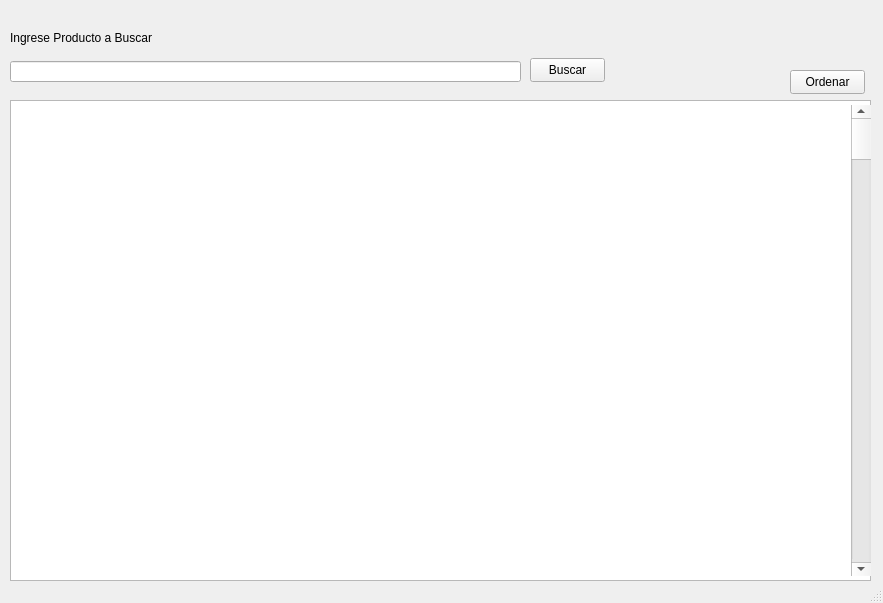
<?xml version="1.0" encoding="UTF-8"?>
<ui version="4.0">
 <class>MainWindow</class>
 <widget class="QMainWindow" name="MainWindow">
  <property name="geometry">
   <rect>
    <x>0</x>
    <y>0</y>
    <width>883</width>
    <height>603</height>
   </rect>
  </property>
  <property name="windowTitle">
   <string>MainWindow</string>
  </property>
  <widget class="QWidget" name="centralwidget">
   <widget class="QLineEdit" name="lineEdit">
    <property name="geometry">
     <rect>
      <x>10</x>
      <y>61</y>
      <width>511</width>
      <height>21</height>
     </rect>
    </property>
    <property name="text">
     <string/>
    </property>
   </widget>
   <widget class="QPushButton" name="pushButton">
    <property name="geometry">
     <rect>
      <x>530</x>
      <y>58</y>
      <width>75</width>
      <height>24</height>
     </rect>
    </property>
    <property name="text">
     <string>Buscar</string>
    </property>
   </widget>
   <widget class="QTableWidget" name="tableWidget">
    <property name="geometry">
     <rect>
      <x>10</x>
      <y>100</y>
      <width>861</width>
      <height>481</height>
     </rect>
    </property>
   </widget>
   <widget class="QScrollBar" name="verticalScrollBar">
    <property name="geometry">
     <rect>
      <x>851</x>
      <y>105</y>
      <width>20</width>
      <height>471</height>
     </rect>
    </property>
    <property name="orientation">
     <enum>Qt::Orientation::Vertical</enum>
    </property>
   </widget>
   <widget class="QLabel" name="label">
    <property name="geometry">
     <rect>
      <x>10</x>
      <y>30</y>
      <width>181</width>
      <height>16</height>
     </rect>
    </property>
    <property name="text">
     <string>Ingrese Producto a Buscar</string>
    </property>
   </widget>
   <widget class="QPushButton" name="pushButton_2">
    <property name="geometry">
     <rect>
      <x>790</x>
      <y>70</y>
      <width>75</width>
      <height>24</height>
     </rect>
    </property>
    <property name="text">
     <string>Ordenar</string>
    </property>
   </widget>
  </widget>
  <widget class="QStatusBar" name="statusbar"/>
 </widget>
 <resources/>
 <connections/>
</ui>
